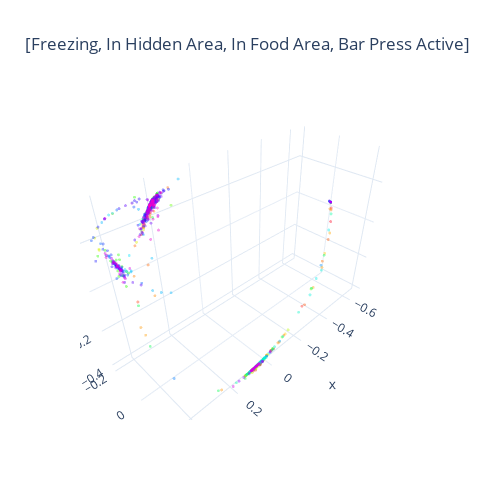

The notebook cell this image was saved under:
### Code cell
# Visualized embedding
fig = cebra.integrations.plotly.plot_embedding_interactive(cebra_behavior_model_comb3_embedding,
                                                           embedding_labels = y_train.iloc[:, 1],
                                                           title = "[Freezing, In Hidden Area, In Food Area, Bar Press Active]",
                                                           cmap = "gist_rainbow")
fig.show()

### Figure 1 — Plotly figure (JSON) as saved in the notebook; plotly's stock layout.template omitted (floating-point values rounded to 4 significant figures; data arrays with more than 128 entries replaced by an {"elided": "..."} marker saying what was removed)
{"data": [{"marker": {"color": {"elided": "1398 float values"}, "colorscale": [[0, "rgb(255, 0, 40)"], [0.1, "rgb(255, 93, 0)"], [0.2, "rgb(255, 234, 0)"], [0.3, "rgb(140, 255, 0)"], [0.4, "rgb(0, 255, 0)"], [0.5, "rgb(0, 255, 139)"], [0.6, "rgb(0, 235, 255)"], [0.7, "rgb(0, 94, 255)"], [0.8, "rgb(41, 0, 255)"], [0.9, "rgb(182, 0, 255)"], [1, "rgb(255, 0, 191)"]], "opacity": 0.4, "size": 1}, "mode": "markers", "name": "0          0.485000\n3          3.547000\n6          6.583500\n7          7.596250\n8          8.607950\n           ...     \n1741    1763.326400\n1742    1764.336900\n1743    1765.350950\n1745    1767.373100\n1747    1769.412429\nName: Time, Length: 1398, dtype: float64", "type": "scatter3d", "x": {"elided": "1398 float values"}, "y": {"elided": "1398 float values"}, "z": {"elided": "1398 float values"}}], "layout": {"height": 500, "showlegend": false, "title": {"text": "[Freezing, In Hidden Area, In Food Area, Bar Press Active]"}, "width": 500}}
